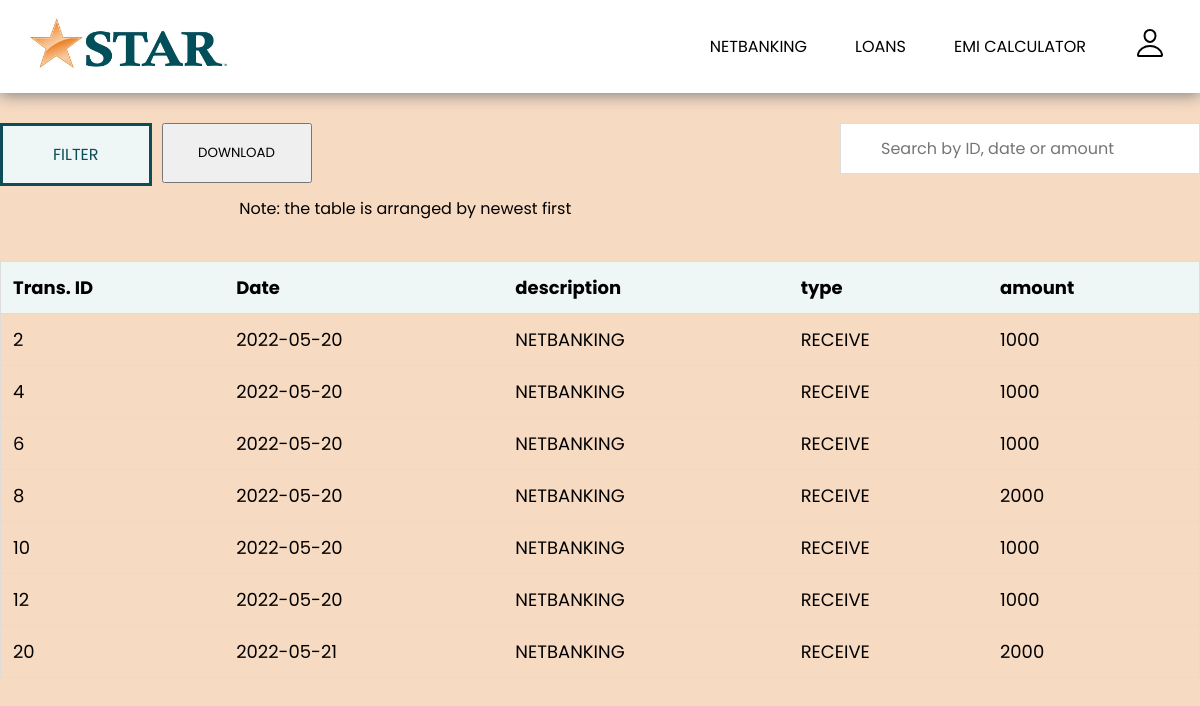
Page /statement.php (signed in) on the committed database.
### tables this page shows
CREATE TABLE `statement` (
  `TRANS_ID` int(11) NOT NULL,
  `ACCOUNT_NO` int(5) NOT NULL,
  `AMOUNT` double NOT NULL,
  `TRANS_DATE` date NOT NULL,
  `DESCC` text NOT NULL,
  `B_ACC` int(5) NOT NULL,
  `TYPE` text NOT NULL
);

### statement.php (the view, shortened to what this page needs)
<!DOCTYPE html>
<html lang="en">
<?php
class statements{
  function __construct($r){
    $this -> t_id =  $r['TRANS_ID'];
    $this -> dat =  $r['TRANS_DATE'];
    $this -> type = $r['TYPE'];
    $this -> amount =  $r['AMOUNT'];
  }
}
?>
<head>
  <link rel="stylesheet" href="mp1.css">
  <link rel="stylesheet" href="main.css">
</head>
<body onload="scrolltext()">
  <header>
    <a href="main.html" class="logo">
      <img src="star2.jpeg">
    </a>
    <div class="rightSide">
      <ul class="navigation">
        <li class="dropdown"><a href="javascrip:void(0)">NETBANKING</a>
        </li>
        <li><a href="loan1.php" onclick='window.close()' target="_blank">LOANS</a></li>
        <li class="dropdown"><a href="EMICALC.php">EMI CALCULATOR</a></li>
        <li class="dropdown"><a href="profile.php" onclick='window.close()' target="_blank" id="user">
            <ion-icon name="person-outline"></ion-icon>
            </a>
        </li>
    </ul>
    </div>
  </header>
  <div class="topchange" style="display:flex; justify-content: space-between;">
    <div style="display:flex;">
      <div class="dropdown">
        <button class="dropbtn">FILTER</button>
      </div>
      <form action="statement_pdf.php">
        <div >
          <button style="height:60px;width:150px;margin-left:10px;">DOWNLOAD</button>
        </div>
      </form>
    </div>
    <input type="text" id="myInput" onkeyup="myFunction()" placeholder="Search by ID, date or amount ">
  </div>
  <div class="rotate">
    <p id="show" onmouseover="stopscroll()" onmouseleave="scrolltext()"></p>
  </div>
  <table id="myTable">
    <tr class="header">
      <th>Trans. ID</th>
      <th>Date</th>
      <th>description</th>
      <th>type</th>
      <th>amount</th>
    </tr>
    <?php
    $acc = $_SESSION["acc_no"];
    $con=mysqli_connect('localhost','root','','db_cus') or die("Connection Failed");
    $result=mysqli_query($con,"select * from statement where ACCOUNT_NO = $acc");
    $arr = array();
    $i = 0;
    while($row=mysqli_fetch_assoc($result))
      {
        $obj = new statements($row);
        $arr[$i] = $obj;
        if ($arr[$i]->des == "NETBANKING" && $arr[$i]->type == "SEND")
        {
          $r=mysqli_query($con,"select * from addben where B_ACCOUNT_NO = ". $row['B_ACC']."");
          $row_ben=mysqli_fetch_assoc($r);
          $ben_name = $row_ben['B_NAME'];
          $desc = "netbanking done to ".$ben_name;
        }
        elseif ($arr[$i]->des == "NETBANKING" && $arr[$i]->type == "RECEIVED")
        {
          $r=mysqli_query($con,"select * from addben where B_ACCOUNT_NO = ". $row['B_ACC']."");
          $row_ben=mysqli_fetch_assoc($r);
          $ben_name = $r['B_NAME'];
          $desc = "netbanking done from " .$ben_name;
        }
        else
        {
          $desc = $row['DESCC'];
        }
  ?>
   <tr>
    <td><?php echo $arr[$i]->t_id; ?></td>
    <td><?php echo $arr[$i]->dat; ?></td>
    <td><?php echo $desc; ?></td>
    <td><?php echo $arr[$i]->type; ?></td>
    <td><?php echo $arr[$i]->amount; ?></td>
  </tr>
   <?php $i = $i + 1;} ?>
  </table>
</body>
</html>

### mp1.css (style rules this page uses)
#myInput { background-image: url('E:\HABBAN\diploma\5th sem\CSS\micro-project\codes\search.jpg'); background-position: 10px 12px; background-repeat: no-repeat; width: 30%; font-size: 16px; padding: 12px 20px 12px 40px; border: 1px solid #ddd; margin-bottom: 12px; float: right; }
#myTable { margin-top: 40px; border-collapse: collapse; width: 100%; border: 1px solid #ddd; font-size: 18px; }
#myTable th, #myTable td { text-align: left; padding: 12px; }
#myTable tr { border-bottom: 1px solid #ddd; }
#myTable tr.header, #myTable tr:hover { background-color: #eff6f6; }
.dropbtn { background-color: #eff6f6; color: #0c4d57; padding: 16px; font-size: 16px; border: solid; border-color: #0c4d57; padding-left: 50px; padding-right: 50px; }
.dropdown { position: relative; display: inline-block; }
.topchange { margin-top: 30px; }
.rotate { width: 100%; margin-top: 10px; }

### main.css (style rules this page uses)
* { margin: 0; padding: 0; box-sizing: border-box; font-family: 'Poppins', sans-serif; }
:root { --color1: #f4b379; --color2: #53828c; --color3: #f7dac2; --color4: #04545c; }
body { background-color: var(--color3); }
header { position: sticky; top: 0; left: 0; display: flex; background-color: white; justify-content: space-between; align-items: center; transition: 0.5s; width: 100vw; padding: 1.5% 2.5%; z-index: 100; box-shadow: 0px 2px 15px rgb(128, 128, 128); }
header .logo img { height: 50px; width: 200px; }
header .rightSide { position: relative; display: flex; }
.rightSide .navigation { display: flex; justify-content: center; align-items: center; gap: 40px; }
.rightSide ul li { list-style: none; box-sizing: border-box; padding: 2px 4px; border-radius: 10%; transition: 0.5s; }
.rightSide ul li a { color: black; text-decoration: none; }
.rightSide ul li a ion-icon { font-size: 2em; }
.rightSide .navigation .dropdown { cursor: pointer; }

### rows in the picture
statement: TRANS_ID "2", TRANS_DATE "2022-05-20", DESCC "NETBANKING", TYPE "RECEIVE", AMOUNT "1000"
statement: TRANS_ID "4", TRANS_DATE "2022-05-20", DESCC "NETBANKING", TYPE "RECEIVE", AMOUNT "1000"
statement: TRANS_ID "6", TRANS_DATE "2022-05-20", DESCC "NETBANKING", TYPE "RECEIVE", AMOUNT "1000"
statement: TRANS_ID "8", TRANS_DATE "2022-05-20", DESCC "NETBANKING", TYPE "RECEIVE", AMOUNT "2000"
statement: TRANS_ID "10", TRANS_DATE "2022-05-20", DESCC "NETBANKING", TYPE "RECEIVE", AMOUNT "1000"
statement: TRANS_ID "12", TRANS_DATE "2022-05-20", DESCC "NETBANKING", TYPE "RECEIVE", AMOUNT "1000"
statement: TRANS_ID "20", TRANS_DATE "2022-05-21", DESCC "NETBANKING", TYPE "RECEIVE", AMOUNT "2000"
